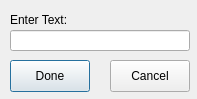
<?xml version="1.0" encoding="UTF-8"?>
<ui version="4.0">
 <class>Dialog</class>
 <widget class="QDialog" name="Dialog">
  <property name="geometry">
   <rect>
    <x>0</x>
    <y>0</y>
    <width>197</width>
    <height>99</height>
   </rect>
  </property>
  <property name="sizePolicy">
   <sizepolicy hsizetype="Fixed" vsizetype="Fixed">
    <horstretch>0</horstretch>
    <verstretch>0</verstretch>
   </sizepolicy>
  </property>
  <property name="windowTitle">
   <string>Enter Text</string>
  </property>
  <widget class="QLabel" name="label">
   <property name="geometry">
    <rect>
     <x>10</x>
     <y>10</y>
     <width>180</width>
     <height>20</height>
    </rect>
   </property>
   <property name="text">
    <string>Enter Text:</string>
   </property>
  </widget>
  <widget class="QLineEdit" name="text_input">
   <property name="geometry">
    <rect>
     <x>10</x>
     <y>30</y>
     <width>180</width>
     <height>21</height>
    </rect>
   </property>
  </widget>
  <widget class="QPushButton" name="done_button">
   <property name="geometry">
    <rect>
     <x>10</x>
     <y>60</y>
     <width>80</width>
     <height>32</height>
    </rect>
   </property>
   <property name="text">
    <string>Done</string>
   </property>
  </widget>
  <widget class="QPushButton" name="cancel_button">
   <property name="geometry">
    <rect>
     <x>110</x>
     <y>60</y>
     <width>80</width>
     <height>32</height>
    </rect>
   </property>
   <property name="text">
    <string>Cancel</string>
   </property>
  </widget>
 </widget>
 <resources/>
 <connections/>
</ui>
